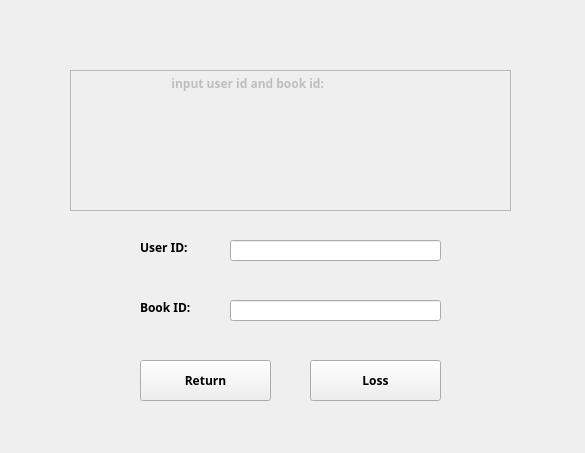
<?xml version="1.0" encoding="UTF-8"?>
<ui version="4.0">
 <class>Return</class>
 <widget class="QWidget" name="Return">
  <property name="geometry">
   <rect>
    <x>0</x>
    <y>0</y>
    <width>585</width>
    <height>453</height>
   </rect>
  </property>
  <property name="windowTitle">
   <string>Form</string>
  </property>
  <widget class="QPushButton" name="bk_return_btn">
   <property name="geometry">
    <rect>
     <x>140</x>
     <y>360</y>
     <width>131</width>
     <height>41</height>
    </rect>
   </property>
   <property name="font">
    <font>
     <family>Berlin Sans FB Demi</family>
     <weight>75</weight>
     <bold>true</bold>
    </font>
   </property>
   <property name="text">
    <string>Return</string>
   </property>
  </widget>
  <widget class="QLineEdit" name="user_id">
   <property name="geometry">
    <rect>
     <x>230</x>
     <y>240</y>
     <width>211</width>
     <height>21</height>
    </rect>
   </property>
  </widget>
  <widget class="QPushButton" name="bk_loss_btn">
   <property name="geometry">
    <rect>
     <x>310</x>
     <y>360</y>
     <width>131</width>
     <height>41</height>
    </rect>
   </property>
   <property name="font">
    <font>
     <family>Berlin Sans FB Demi</family>
     <weight>75</weight>
     <bold>true</bold>
    </font>
   </property>
   <property name="text">
    <string>Loss</string>
   </property>
  </widget>
  <widget class="QLineEdit" name="book_id">
   <property name="geometry">
    <rect>
     <x>230</x>
     <y>300</y>
     <width>211</width>
     <height>21</height>
    </rect>
   </property>
  </widget>
  <widget class="QLabel" name="label_2">
   <property name="geometry">
    <rect>
     <x>140</x>
     <y>300</y>
     <width>72</width>
     <height>15</height>
    </rect>
   </property>
   <property name="font">
    <font>
     <family>Berlin Sans FB Demi</family>
     <weight>75</weight>
     <bold>true</bold>
    </font>
   </property>
   <property name="text">
    <string>Book ID:</string>
   </property>
  </widget>
  <widget class="QPlainTextEdit" name="MessageBox">
   <property name="enabled">
    <bool>false</bool>
   </property>
   <property name="geometry">
    <rect>
     <x>70</x>
     <y>70</y>
     <width>441</width>
     <height>141</height>
    </rect>
   </property>
   <property name="font">
    <font>
     <family>Berlin Sans FB Demi</family>
     <weight>75</weight>
     <bold>true</bold>
    </font>
   </property>
   <property name="plainText">
    <string>                               input user id and book id:</string>
   </property>
  </widget>
  <widget class="QLabel" name="label">
   <property name="geometry">
    <rect>
     <x>140</x>
     <y>240</y>
     <width>72</width>
     <height>15</height>
    </rect>
   </property>
   <property name="font">
    <font>
     <family>Berlin Sans FB Demi</family>
     <weight>75</weight>
     <bold>true</bold>
    </font>
   </property>
   <property name="text">
    <string>User ID:</string>
   </property>
  </widget>
 </widget>
 <resources/>
 <connections>
  <connection>
   <sender>bk_return_btn</sender>
   <signal>clicked()</signal>
   <receiver>Return</receiver>
   <slot>bk_return()</slot>
   <hints>
    <hint type="sourcelabel">
     <x>192</x>
     <y>389</y>
    </hint>
    <hint type="destinationlabel">
     <x>57</x>
     <y>341</y>
    </hint>
   </hints>
  </connection>
  <connection>
   <sender>bk_loss_btn</sender>
   <signal>clicked()</signal>
   <receiver>Return</receiver>
   <slot>bk_loss()</slot>
   <hints>
    <hint type="sourcelabel">
     <x>382</x>
     <y>376</y>
    </hint>
    <hint type="destinationlabel">
     <x>511</x>
     <y>341</y>
    </hint>
   </hints>
  </connection>
 </connections>
 <slots>
  <slot>bk_return()</slot>
  <slot>bk_loss()</slot>
 </slots>
</ui>
